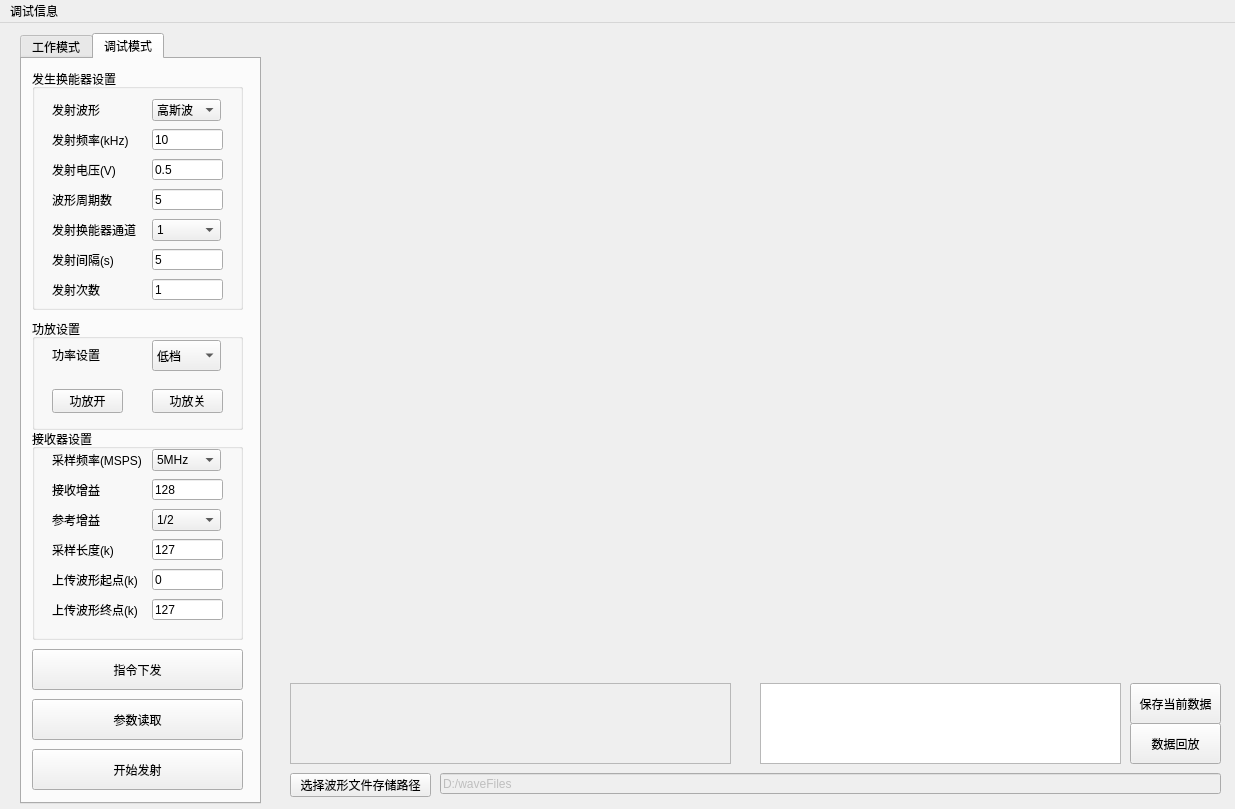
<?xml version="1.0" encoding="UTF-8"?>
<ui version="4.0">
 <class>MainWindow</class>
 <widget class="QMainWindow" name="MainWindow">
  <property name="geometry">
   <rect>
    <x>0</x>
    <y>0</y>
    <width>1235</width>
    <height>809</height>
   </rect>
  </property>
  <property name="windowTitle">
   <string>波形控制</string>
  </property>
  <widget class="QWidget" name="centralwidget">
   <widget class="QTextEdit" name="textEdit">
    <property name="geometry">
     <rect>
      <x>760</x>
      <y>660</y>
      <width>361</width>
      <height>81</height>
     </rect>
    </property>
   </widget>
   <widget class="QTabWidget" name="tabWidget">
    <property name="geometry">
     <rect>
      <x>20</x>
      <y>10</y>
      <width>241</width>
      <height>771</height>
     </rect>
    </property>
    <property name="currentIndex">
     <number>1</number>
    </property>
    <widget class="QWidget" name="tab">
     <attribute name="title">
      <string>工作模式</string>
     </attribute>
     <widget class="QPushButton" name="pushButton_4">
      <property name="geometry">
       <rect>
        <x>10</x>
        <y>250</y>
        <width>211</width>
        <height>71</height>
       </rect>
      </property>
      <property name="text">
       <string>波形参数配置</string>
      </property>
     </widget>
     <widget class="QPushButton" name="pushButton_5">
      <property name="geometry">
       <rect>
        <x>10</x>
        <y>70</y>
        <width>211</width>
        <height>71</height>
       </rect>
      </property>
      <property name="text">
       <string>功放开</string>
      </property>
     </widget>
     <widget class="QPushButton" name="pushButton_7">
      <property name="geometry">
       <rect>
        <x>10</x>
        <y>150</y>
        <width>211</width>
        <height>71</height>
       </rect>
      </property>
      <property name="text">
       <string>功放关</string>
      </property>
     </widget>
     <widget class="QPushButton" name="pushButton_8">
      <property name="geometry">
       <rect>
        <x>10</x>
        <y>330</y>
        <width>211</width>
        <height>61</height>
       </rect>
      </property>
      <property name="text">
       <string>参数读取</string>
      </property>
     </widget>
     <widget class="QPushButton" name="pushButton_9">
      <property name="geometry">
       <rect>
        <x>10</x>
        <y>400</y>
        <width>211</width>
        <height>61</height>
       </rect>
      </property>
      <property name="text">
       <string>开始发射</string>
      </property>
     </widget>
    </widget>
    <widget class="QWidget" name="tab_2">
     <attribute name="title">
      <string>调试模式</string>
     </attribute>
     <widget class="QGroupBox" name="groupBox">
      <property name="geometry">
       <rect>
        <x>10</x>
        <y>370</y>
        <width>211</width>
        <height>211</height>
       </rect>
      </property>
      <property name="title">
       <string>接收器设置</string>
      </property>
      <widget class="QLabel" name="label_8">
       <property name="geometry">
        <rect>
         <x>20</x>
         <y>20</y>
         <width>91</width>
         <height>21</height>
        </rect>
       </property>
       <property name="text">
        <string>采样频率(MSPS)</string>
       </property>
      </widget>
      <widget class="QComboBox" name="amplingFrequency">
       <property name="geometry">
        <rect>
         <x>120</x>
         <y>20</y>
         <width>69</width>
         <height>22</height>
        </rect>
       </property>
       <item>
        <property name="text">
         <string>5MHz</string>
        </property>
       </item>
       <item>
        <property name="text">
         <string>10MHz</string>
        </property>
       </item>
       <item>
        <property name="text">
         <string>15MHz</string>
        </property>
       </item>
       <item>
        <property name="text">
         <string>20MHz</string>
        </property>
       </item>
      </widget>
      <widget class="QLabel" name="label_9">
       <property name="geometry">
        <rect>
         <x>20</x>
         <y>50</y>
         <width>91</width>
         <height>21</height>
        </rect>
       </property>
       <property name="text">
        <string>接收增益</string>
       </property>
      </widget>
      <widget class="QLineEdit" name="gainMultiplier">
       <property name="geometry">
        <rect>
         <x>120</x>
         <y>50</y>
         <width>71</width>
         <height>21</height>
        </rect>
       </property>
       <property name="text">
        <string>128</string>
       </property>
      </widget>
      <widget class="QLabel" name="label_10">
       <property name="geometry">
        <rect>
         <x>20</x>
         <y>110</y>
         <width>91</width>
         <height>21</height>
        </rect>
       </property>
       <property name="text">
        <string>采样长度(k)</string>
       </property>
      </widget>
      <widget class="QLabel" name="label_11">
       <property name="geometry">
        <rect>
         <x>20</x>
         <y>140</y>
         <width>91</width>
         <height>21</height>
        </rect>
       </property>
       <property name="text">
        <string>上传波形起点(k)</string>
       </property>
      </widget>
      <widget class="QLabel" name="label_12">
       <property name="geometry">
        <rect>
         <x>20</x>
         <y>170</y>
         <width>91</width>
         <height>21</height>
        </rect>
       </property>
       <property name="text">
        <string>上传波形终点(k)</string>
       </property>
      </widget>
      <widget class="QLineEdit" name="waveGetStart">
       <property name="geometry">
        <rect>
         <x>120</x>
         <y>140</y>
         <width>71</width>
         <height>21</height>
        </rect>
       </property>
       <property name="text">
        <string>0</string>
       </property>
      </widget>
      <widget class="QLineEdit" name="waveGetEnd">
       <property name="geometry">
        <rect>
         <x>120</x>
         <y>170</y>
         <width>71</width>
         <height>21</height>
        </rect>
       </property>
       <property name="text">
        <string>127</string>
       </property>
      </widget>
      <widget class="QLineEdit" name="amplingLength">
       <property name="geometry">
        <rect>
         <x>120</x>
         <y>110</y>
         <width>71</width>
         <height>21</height>
        </rect>
       </property>
       <property name="text">
        <string>127</string>
       </property>
       <property name="maxLength">
        <number>255</number>
       </property>
      </widget>
      <widget class="QLabel" name="label_14">
       <property name="geometry">
        <rect>
         <x>20</x>
         <y>80</y>
         <width>91</width>
         <height>21</height>
        </rect>
       </property>
       <property name="text">
        <string>参考增益</string>
       </property>
      </widget>
      <widget class="QComboBox" name="comboBox">
       <property name="geometry">
        <rect>
         <x>120</x>
         <y>80</y>
         <width>69</width>
         <height>22</height>
        </rect>
       </property>
       <property name="currentIndex">
        <number>3</number>
       </property>
       <item>
        <property name="text">
         <string>1/8</string>
        </property>
       </item>
       <item>
        <property name="text">
         <string>1/4</string>
        </property>
       </item>
       <item>
        <property name="text">
         <string>3/8</string>
        </property>
       </item>
       <item>
        <property name="text">
         <string>1/2</string>
        </property>
       </item>
       <item>
        <property name="text">
         <string>5/8</string>
        </property>
       </item>
       <item>
        <property name="text">
         <string>3/4</string>
        </property>
       </item>
       <item>
        <property name="text">
         <string>7/8</string>
        </property>
       </item>
       <item>
        <property name="text">
         <string>1</string>
        </property>
       </item>
      </widget>
     </widget>
     <widget class="QGroupBox" name="groupBox_2">
      <property name="geometry">
       <rect>
        <x>10</x>
        <y>10</y>
        <width>211</width>
        <height>241</height>
       </rect>
      </property>
      <property name="title">
       <string>发生换能器设置</string>
      </property>
      <widget class="QLabel" name="label">
       <property name="geometry">
        <rect>
         <x>20</x>
         <y>30</y>
         <width>81</width>
         <height>21</height>
        </rect>
       </property>
       <property name="text">
        <string>发射波形</string>
       </property>
      </widget>
      <widget class="QLabel" name="label_7">
       <property name="geometry">
        <rect>
         <x>20</x>
         <y>210</y>
         <width>91</width>
         <height>21</height>
        </rect>
       </property>
       <property name="text">
        <string>发射次数</string>
       </property>
      </widget>
      <widget class="QLineEdit" name="emissionCount">
       <property name="geometry">
        <rect>
         <x>120</x>
         <y>210</y>
         <width>71</width>
         <height>21</height>
        </rect>
       </property>
       <property name="text">
        <string>1</string>
       </property>
      </widget>
      <widget class="QLabel" name="label_5">
       <property name="geometry">
        <rect>
         <x>20</x>
         <y>150</y>
         <width>91</width>
         <height>21</height>
        </rect>
       </property>
       <property name="text">
        <string>发射换能器通道</string>
       </property>
      </widget>
      <widget class="QLabel" name="label_4">
       <property name="geometry">
        <rect>
         <x>20</x>
         <y>120</y>
         <width>81</width>
         <height>21</height>
        </rect>
       </property>
       <property name="text">
        <string>波形周期数</string>
       </property>
      </widget>
      <widget class="QLabel" name="label_3">
       <property name="geometry">
        <rect>
         <x>20</x>
         <y>90</y>
         <width>81</width>
         <height>21</height>
        </rect>
       </property>
       <property name="text">
        <string>发射电压(V)</string>
       </property>
      </widget>
      <widget class="QComboBox" name="emissionWavePool">
       <property name="geometry">
        <rect>
         <x>120</x>
         <y>30</y>
         <width>69</width>
         <height>22</height>
        </rect>
       </property>
       <item>
        <property name="text">
         <string>高斯波</string>
        </property>
       </item>
       <item>
        <property name="text">
         <string>正弦波</string>
        </property>
       </item>
      </widget>
      <widget class="QComboBox" name="emissionN">
       <property name="geometry">
        <rect>
         <x>120</x>
         <y>150</y>
         <width>69</width>
         <height>22</height>
        </rect>
       </property>
       <item>
        <property name="text">
         <string>1</string>
        </property>
       </item>
       <item>
        <property name="text">
         <string>2</string>
        </property>
       </item>
       <item>
        <property name="text">
         <string>3</string>
        </property>
       </item>
       <item>
        <property name="text">
         <string>4</string>
        </property>
       </item>
       <item>
        <property name="text">
         <string>5</string>
        </property>
       </item>
       <item>
        <property name="text">
         <string>6</string>
        </property>
       </item>
      </widget>
      <widget class="QLineEdit" name="emissionInterval">
       <property name="geometry">
        <rect>
         <x>120</x>
         <y>180</y>
         <width>71</width>
         <height>21</height>
        </rect>
       </property>
       <property name="text">
        <string>5</string>
       </property>
      </widget>
      <widget class="QLineEdit" name="emissionVoltage">
       <property name="geometry">
        <rect>
         <x>120</x>
         <y>90</y>
         <width>71</width>
         <height>21</height>
        </rect>
       </property>
       <property name="text">
        <string>0.5</string>
       </property>
      </widget>
      <widget class="QLabel" name="label_2">
       <property name="geometry">
        <rect>
         <x>20</x>
         <y>60</y>
         <width>81</width>
         <height>21</height>
        </rect>
       </property>
       <property name="text">
        <string>发射频率(kHz)</string>
       </property>
      </widget>
      <widget class="QLineEdit" name="emissionFrequency">
       <property name="geometry">
        <rect>
         <x>120</x>
         <y>60</y>
         <width>71</width>
         <height>21</height>
        </rect>
       </property>
       <property name="text">
        <string>10</string>
       </property>
      </widget>
      <widget class="QLabel" name="label_6">
       <property name="geometry">
        <rect>
         <x>20</x>
         <y>180</y>
         <width>91</width>
         <height>21</height>
        </rect>
       </property>
       <property name="text">
        <string>发射间隔(s)</string>
       </property>
      </widget>
      <widget class="QLineEdit" name="waveformCyclesN">
       <property name="geometry">
        <rect>
         <x>120</x>
         <y>120</y>
         <width>71</width>
         <height>21</height>
        </rect>
       </property>
       <property name="text">
        <string>5</string>
       </property>
      </widget>
     </widget>
     <widget class="QPushButton" name="pushButton">
      <property name="geometry">
       <rect>
        <x>10</x>
        <y>590</y>
        <width>211</width>
        <height>41</height>
       </rect>
      </property>
      <property name="text">
       <string>指令下发</string>
      </property>
     </widget>
     <widget class="QPushButton" name="pushButton_2">
      <property name="geometry">
       <rect>
        <x>10</x>
        <y>640</y>
        <width>211</width>
        <height>41</height>
       </rect>
      </property>
      <property name="text">
       <string>参数读取</string>
      </property>
     </widget>
     <widget class="QPushButton" name="startSample">
      <property name="geometry">
       <rect>
        <x>10</x>
        <y>690</y>
        <width>211</width>
        <height>41</height>
       </rect>
      </property>
      <property name="text">
       <string>开始发射</string>
      </property>
     </widget>
     <widget class="QGroupBox" name="groupBox_3">
      <property name="geometry">
       <rect>
        <x>10</x>
        <y>260</y>
        <width>211</width>
        <height>111</height>
       </rect>
      </property>
      <property name="title">
       <string>功放设置</string>
      </property>
      <widget class="QLabel" name="label_13">
       <property name="geometry">
        <rect>
         <x>20</x>
         <y>20</y>
         <width>91</width>
         <height>31</height>
        </rect>
       </property>
       <property name="text">
        <string>功率设置</string>
       </property>
      </widget>
      <widget class="QComboBox" name="powercomboBox">
       <property name="geometry">
        <rect>
         <x>120</x>
         <y>21</y>
         <width>69</width>
         <height>31</height>
        </rect>
       </property>
       <item>
        <property name="text">
         <string>低档</string>
        </property>
       </item>
       <item>
        <property name="text">
         <string>中档</string>
        </property>
       </item>
       <item>
        <property name="text">
         <string>高档</string>
        </property>
       </item>
      </widget>
      <widget class="QPushButton" name="pushButton_3">
       <property name="geometry">
        <rect>
         <x>20</x>
         <y>70</y>
         <width>71</width>
         <height>24</height>
        </rect>
       </property>
       <property name="text">
        <string>功放开</string>
       </property>
      </widget>
      <widget class="QPushButton" name="pushButton_6">
       <property name="geometry">
        <rect>
         <x>120</x>
         <y>70</y>
         <width>71</width>
         <height>24</height>
        </rect>
       </property>
       <property name="text">
        <string>功放关</string>
       </property>
      </widget>
     </widget>
    </widget>
   </widget>
   <widget class="QCustomPlot" name="channel1" native="true">
    <property name="geometry">
     <rect>
      <x>290</x>
      <y>10</y>
      <width>931</width>
      <height>311</height>
     </rect>
    </property>
   </widget>
   <widget class="QCustomPlot" name="channel2" native="true">
    <property name="geometry">
     <rect>
      <x>290</x>
      <y>330</y>
      <width>931</width>
      <height>311</height>
     </rect>
    </property>
   </widget>
   <widget class="QPushButton" name="fileSaveButton">
    <property name="geometry">
     <rect>
      <x>290</x>
      <y>750</y>
      <width>141</width>
      <height>24</height>
     </rect>
    </property>
    <property name="text">
     <string>选择波形文件存储路径</string>
    </property>
   </widget>
   <widget class="QLineEdit" name="fileStream">
    <property name="enabled">
     <bool>false</bool>
    </property>
    <property name="geometry">
     <rect>
      <x>440</x>
      <y>750</y>
      <width>781</width>
      <height>21</height>
     </rect>
    </property>
    <property name="text">
     <string>D:/waveFiles</string>
    </property>
   </widget>
   <widget class="QTextEdit" name="readParameter">
    <property name="enabled">
     <bool>false</bool>
    </property>
    <property name="geometry">
     <rect>
      <x>290</x>
      <y>660</y>
      <width>441</width>
      <height>81</height>
     </rect>
    </property>
   </widget>
   <widget class="QPushButton" name="pushButton_10">
    <property name="geometry">
     <rect>
      <x>1130</x>
      <y>660</y>
      <width>91</width>
      <height>41</height>
     </rect>
    </property>
    <property name="text">
     <string>保存当前数据</string>
    </property>
   </widget>
   <widget class="QPushButton" name="readfile">
    <property name="geometry">
     <rect>
      <x>1130</x>
      <y>700</y>
      <width>91</width>
      <height>41</height>
     </rect>
    </property>
    <property name="text">
     <string>数据回放</string>
    </property>
   </widget>
  </widget>
  <widget class="QMenuBar" name="menubar">
   <property name="geometry">
    <rect>
     <x>0</x>
     <y>0</y>
     <width>1235</width>
     <height>22</height>
    </rect>
   </property>
   <widget class="QMenu" name="menuSYS">
    <property name="title">
     <string>调试信息</string>
    </property>
    <addaction name="actionbackground"/>
   </widget>
   <addaction name="menuSYS"/>
  </widget>
  <action name="actionbackground">
   <property name="text">
    <string>background</string>
   </property>
  </action>
 </widget>
 <customwidgets>
  <customwidget>
   <class>QCustomPlot</class>
   <extends>QWidget</extends>
   <header location="global">qcustomplot.h</header>
   <container>1</container>
  </customwidget>
 </customwidgets>
 <resources/>
 <connections/>
</ui>
